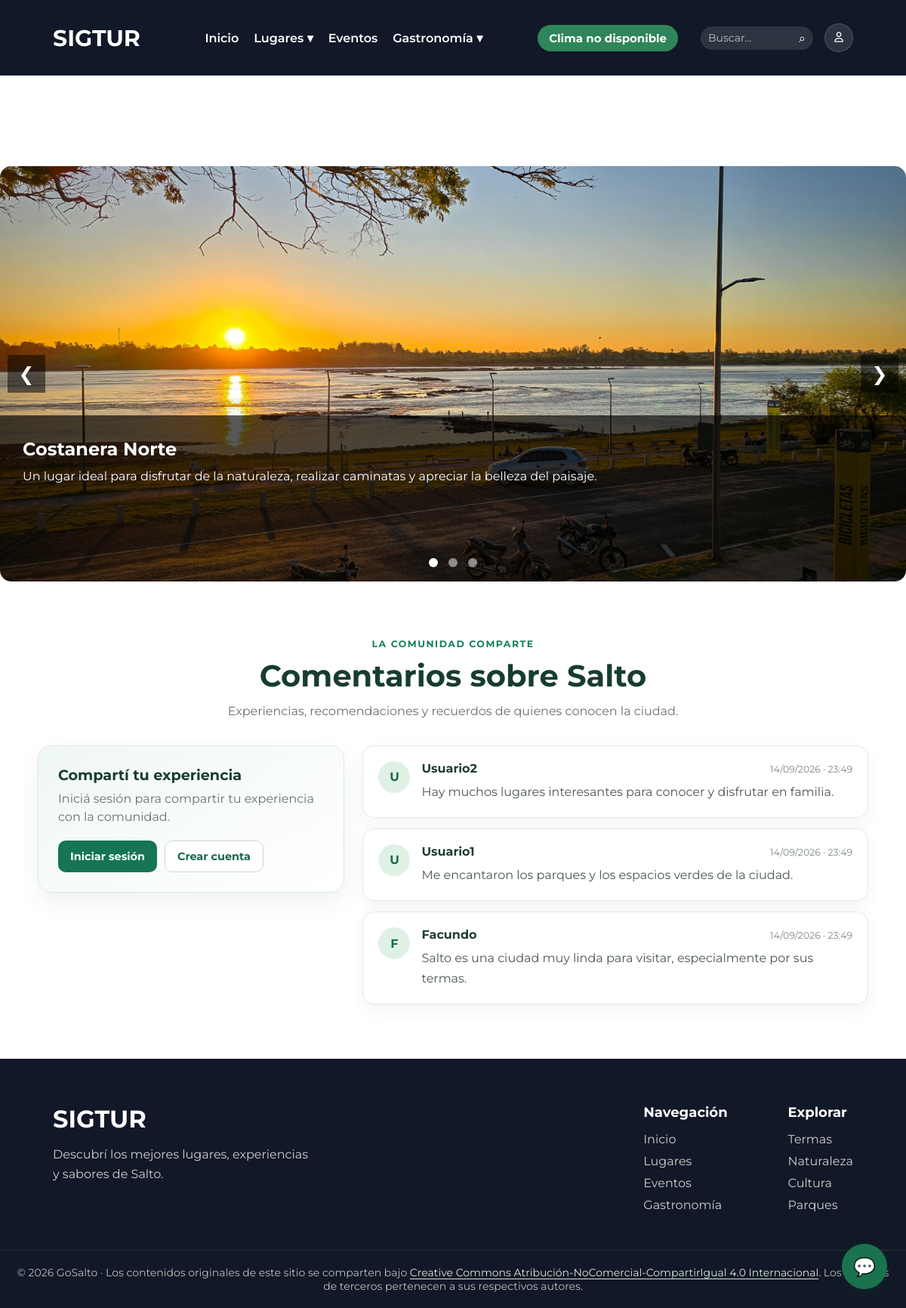
/pages/lugares/paisajes.php, run on the app's committed database.
### tables this page shows
CREATE TABLE `lugar` (
  `ID_LUGAR` int(11) NOT NULL,
  `NOMBRE` varchar(150) NOT NULL,
  `DESCRIPCION` text DEFAULT NULL,
  `DIRECCION` varchar(200) NOT NULL,
  `IMAGEN` varchar(255) DEFAULT NULL,
  `LATITUD` decimal(10,7) DEFAULT NULL,
  `LONGITUD` decimal(10,7) DEFAULT NULL
);

CREATE TABLE `comentario` (
  `ID_COMENTARIO` int(11) NOT NULL,
  `ID_USUARIO` int(11) NOT NULL,
  `COMENTARIO` text NOT NULL,
  `FECHA` datetime DEFAULT current_timestamp()
);

CREATE TABLE `usuario` (
  `ID_USUARIO` int(11) NOT NULL,
  `ID_ROL` int(11) NOT NULL,
  `NOMBRE` varchar(100) NOT NULL,
  `CONTRASENA` varchar(255) NOT NULL,
  `CORREO` varchar(150) NOT NULL
);

### config/config.php (called while the page is built, shortened)
<?php
function url($ruta)
{
    return BASE_URL . $ruta;
}
?>

### pages/lugares/paisajes.php (the view, shortened to what this page needs)
<?php
require_once("../../conexion.php");
$sql = "SELECT
            LUGAR.ID_LUGAR,
            LUGAR.NOMBRE,
            LUGAR.DESCRIPCION,
            LUGAR.DIRECCION,
            LUGAR.IMAGEN,
            LUGAR.LATITUD,
            LUGAR.LONGITUD
        FROM LUGAR
        INNER JOIN LUGAR_CATEGORIA
            ON LUGAR.ID_LUGAR = LUGAR_CATEGORIA.ID_LUGAR
        WHERE LUGAR_CATEGORIA.ID_CATEGORIA = 2";
$resultado = $conexion->query($sql);
?>
<!DOCTYPE html>
<html lang="es">
<head>
    <link rel="stylesheet" href="<?php echo '../../assets/css/var.css'; ?>">
    <link rel="stylesheet" href="<?php echo '../../assets/css/styles.css'; ?>">
    <link rel="stylesheet" href="<?php echo '../../assets/css/componentes.css'; ?>">
    <link rel="stylesheet" href="<?php echo '../../assets/css/style-secciones.css'; ?>">
    <link rel="stylesheet" href="<?php echo '../../assets/css/slider.css'; ?>">
    <link rel="stylesheet" href="<?php echo '../../assets/css/comments.css?v=3'; ?>">
    <link rel="stylesheet" href="https://cdnjs.cloudflare.com/ajax/libs/font-awesome/6.7.2/css/all.min.css">
</head>
<body>
<main class="main-content pagina-interna">
<?php include("../../includes/navbar.php"); ?>
<section class="slider-container">
    <button class="slider-btn prev">❮</button>
    <?php $primero = true; ?>
    <?php while ($paisaje = $resultado->fetch_assoc()) { ?>
        <div class="slide <?php echo $primero ? 'active' : ''; ?>">
            <img
                src="../../<?php echo $paisaje['IMAGEN']; ?>"
                alt="<?php echo $paisaje['NOMBRE']; ?>"
            >
            <div class="slide-info">
                <h2>
                    <?php echo $paisaje['NOMBRE']; ?>
                </h2>
                <p>
                    <?php echo $paisaje['DESCRIPCION']; ?>
                </p>
            </div>
        </div>
        <?php $primero = false; ?>
    <?php } ?>
    <button class="slider-btn next">❯</button>
    <div class="slider-dots">
        <span class="dot active"></span>
        <span class="dot"></span>
        <span class="dot"></span>
    </div>
</section>
<?php include("../../includes/comments.php"); ?>
</main>
<?php include("../../includes/footer.php"); ?>
<?php include("../../includes/chat-widget.php"); ?>
</body>
</html>

### includes/comments.php (shortened to what this page needs)
<?php
require_once(__DIR__ . "/../conexion.php");
require_once(__DIR__ . "/../config/config.php");
try {
    $resultadoComentarios = $conexion->query(
        "SELECT COMENTARIO.COMENTARIO, USUARIO.NOMBRE, COMENTARIO.FECHA
         FROM COMENTARIO
         INNER JOIN USUARIO ON COMENTARIO.ID_USUARIO = USUARIO.ID_USUARIO
         ORDER BY COMENTARIO.ID_COMENTARIO DESC"
    );
} catch (mysqli_sql_exception $error) {
    error_log("No se pudieron cargar los comentarios: " . $error->getMessage());
    $resultadoComentarios = false;
}
?>
<section class="comentarios" id="comentarios">
    <header class="comentarios-header">
        <span class="comentarios-etiqueta">La comunidad comparte</span>
        <h2>Comentarios sobre Salto</h2>
        <p>Experiencias, recomendaciones y recuerdos de quienes conocen la ciudad.</p>
    </header>
    <div class="comentarios-contenido">
        <div class="comentario-formulario">
            <h3>Compartí tu experiencia</h3>
            <?php if (isset($_SESSION['id_usuario'])) { ?>
                <p class="comentario-sesion">
                    Publicando como <strong><?= htmlspecialchars($_SESSION['nombre'] ?? 'Usuario', ENT_QUOTES, 'UTF-8') ?></strong>
                </p>
                <form action="<?= htmlspecialchars(url('pages/guardar_comentario.php'), ENT_QUOTES, 'UTF-8') ?>" method="POST">
                    <input type="hidden" name="csrf_token" value="<?= htmlspecialchars($_SESSION['csrf_comentario'], ENT_QUOTES, 'UTF-8') ?>">
                    <input type="hidden" name="return_to" value="<?= htmlspecialchars($_SERVER['REQUEST_URI'] ?? '/', ENT_QUOTES, 'UTF-8') ?>">
                    <label for="texto-comentario">Tu comentario</label>
                    <textarea
                        id="texto-comentario"
                        name="comentario"
                        maxlength="2000"
                        rows="5"
                        placeholder="¿Qué te gustó de Salto? Compartí tu recomendación..."
                        required
                    ></textarea>
                    <div class="comentario-formulario-pie">
                        <small>Hasta 2000 caracteres</small>
                        <button type="submit">Publicar comentario</button>
                    </div>
                </form>
            <?php } else { ?>
                <p>Iniciá sesión para compartir tu experiencia con la comunidad.</p>
                <div class="comentario-acceso">
                    <a href="<?= htmlspecialchars(url('pages/login.php'), ENT_QUOTES, 'UTF-8') ?>">Iniciar sesión</a>
                    <a href="<?= htmlspecialchars(url('pages/register.php'), ENT_QUOTES, 'UTF-8') ?>">Crear cuenta</a>
                </div>
            <?php } ?>
        </div>
        <div class="comentarios-lista">
            <?php if ($resultadoComentarios === false) { ?>
                <p class="comentarios-vacio">No se pudieron cargar los comentarios en este momento. Intentá nuevamente más tarde.</p>
            <?php } elseif ($resultadoComentarios->num_rows === 0) { ?>
                <p class="comentarios-vacio">Todavía no hay comentarios. ¡Sé la primera persona en compartir su experiencia!</p>
            <?php } else { ?>
                <?php while ($comentario = $resultadoComentarios->fetch_assoc()) { ?>
                    <article class="comentario">
                        <div class="comentario-avatar" aria-hidden="true">
                            <?= htmlspecialchars(mb_strtoupper(mb_substr($comentario['NOMBRE'], 0, 1, 'UTF-8'), 'UTF-8'), ENT_QUOTES, 'UTF-8') ?>
                        </div>
                        <div class="comentario-detalle">
                            <div class="comentario-meta">
                                <h3><?= htmlspecialchars($comentario['NOMBRE'], ENT_QUOTES, 'UTF-8') ?></h3>
                                <time datetime="<?= htmlspecialchars($comentario['FECHA'], ENT_QUOTES, 'UTF-8') ?>">
                                    <?= htmlspecialchars(date('d/m/Y · H:i', strtotime($comentario['FECHA'])), ENT_QUOTES, 'UTF-8') ?>
                                </time>
                            </div>
                            <p><?= nl2br(htmlspecialchars($comentario['COMENTARIO'], ENT_QUOTES, 'UTF-8')) ?></p>
                        </div>
                    </article>
                <?php } ?>
            <?php } ?>
        </div>
    </div>
</section>

### assets/css/var.css (style rules this page uses)
:root { --fuente: 'Montserrat', sans-serif; --color-principal: rgb(255, 255, 255); --color-secundario : #f5f5f5; --color-principal-texto: rgb(0, 0, 0); --color-secundario-texto : #555; --color-redes: #333; --tamaño-principal-h1: 30px; --tamaño-principal-fuente: 15px; }

### assets/css/styles.css (style rules this page uses)
* { margin: 0; padding: 0; box-sizing: border-box; font-family: var(--fuente); }
html, body { width: 100%; min-height: 100%; scroll-behavior: smooth; }
body { display: flex; flex-direction: column; min-height: 100vh; }
main { flex: 1; }
.pagina-interna { padding-top:100px; flex:1; }

### assets/css/componentes.css (style rules this page uses)
.slider-container { position: relative; max-width: 1200px; height: 550px; margin: 120px auto 40px auto; overflow: hidden; border-radius: 15px; }
.slide { display: none; width: 100%; height: 100%; position: relative; }
.slide.active { display: block; }
.slide img { width: 100%; height: 100%; object-fit: cover; }
.slide-info { position: absolute; bottom: 0; left: 0; width: 100%; height: 40%; background: rgba(0,0,0,0.65); color: white; padding: 30px; box-sizing: border-box; }
.slide-info h2 { margin-bottom: 10px; }
.slide-info p { line-height: 1.5; }
.slider-btn { position: absolute; top: 50%; transform: translateY(-50%); background: rgba(0,0,0,0.5); color: white; border: none; width: 50px; height: 50px; cursor: pointer; font-size: 25px; z-index: 100; }
.prev { left: 10px; }
.next { right: 10px; }
.slider-dots { position: absolute; bottom: 15px; width: 100%; text-align: center; z-index: 100; }
.dot { width: 12px; height: 12px; background: rgba(255,255,255,0.5); border-radius: 50%; display: inline-block; margin: 0 5px; cursor: pointer; }
.dot.active { background: white; }

### assets/css/slider.css (style rules this page uses)
.slider-container { position: relative; max-width: 1200px; height: 550px; margin: 120px auto 40px auto; overflow: hidden; border-radius: 15px; }
.slide { display: none; width: 100%; height: 100%; position: relative; }
.slide.active { display: block; }
.slide img { width: 100%; height: 100%; object-fit: cover; }
.slide-info { position: absolute; bottom: 0; left: 0; width: 100%; height: 40%; background: rgba(0,0,0,0.65); color: white; padding: 30px; box-sizing: border-box; }
.slide-info h2 { margin-bottom: 10px; }
.slide-info p { line-height: 1.5; }
.slider-btn { position: absolute; top: 50%; transform: translateY(-50%); background: rgba(0,0,0,0.5); color: white; border: none; width: 50px; height: 50px; cursor: pointer; font-size: 25px; z-index: 100; }
.prev { left: 10px; }
.next { right: 10px; }
.slider-dots { position: absolute; bottom: 15px; width: 100%; text-align: center; z-index: 100; }
.dot { width: 12px; height: 12px; background: rgba(255,255,255,0.5); border-radius: 50%; display: inline-block; margin: 0 5px; cursor: pointer; }
.dot.active { background: white; }

### data on the page
lugar: IMAGEN (picture), NOMBRE "Costanera Norte", DESCRIPCION "Un lugar ideal para disfrutar de la naturaleza, realizar caminatas y apreciar la belleza del paisaje."
comentario: ID_USUARIO.NOMBRE "U", ID_USUARIO.NOMBRE "Usuario2", FECHA "14/09/2026 · 23:49", COMENTARIO "Hay muchos lugares interesantes para conocer y disfrutar en familia."
comentario: ID_USUARIO.NOMBRE "U", ID_USUARIO.NOMBRE "Usuario1", FECHA "14/09/2026 · 23:49", COMENTARIO "Me encantaron los parques y los espacios verdes de la ciudad."
comentario: ID_USUARIO.NOMBRE "F", ID_USUARIO.NOMBRE "Facundo", FECHA "14/09/2026 · 23:49", COMENTARIO "Salto es una ciudad muy linda para visitar, especialmente por sus termas."
